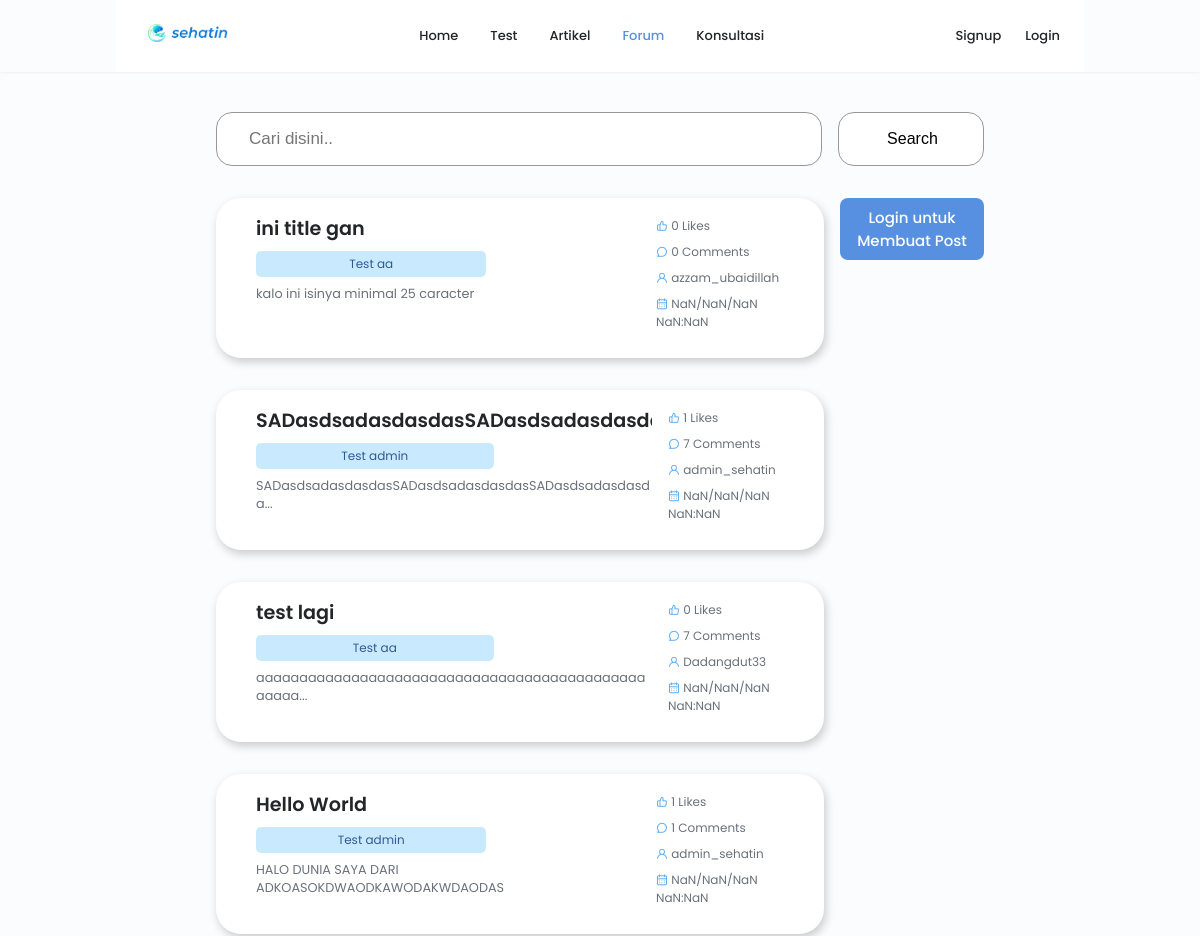
The app's page /forum (upper part), older data.
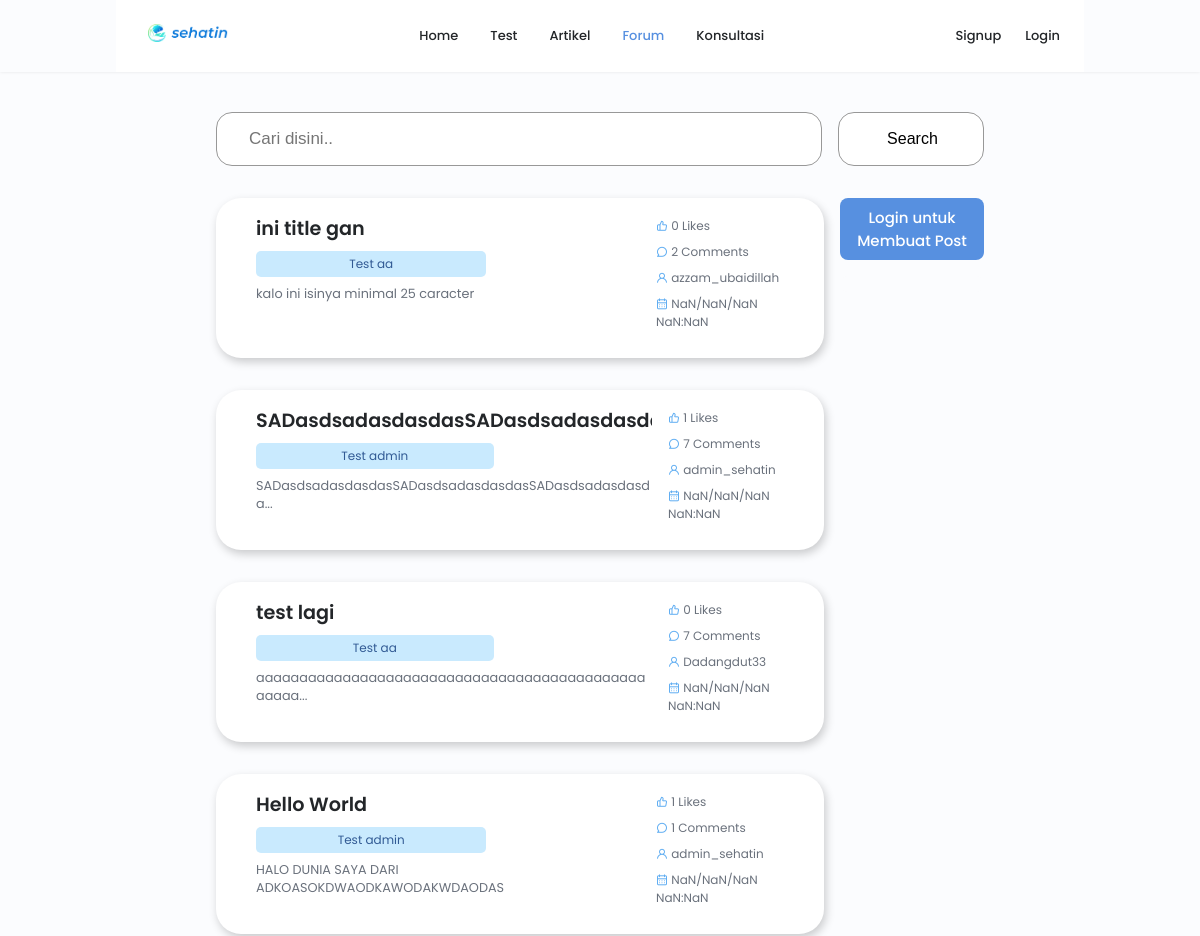
The same page, newer data.
### sehat_in_webproject/models.py (models this page shows)
class Forum(models.Model): # Post
    id = models.AutoField(primary_key=True)
    title = models.CharField(max_length=200)
    content = models.TextField()
    tag = models.ForeignKey(Tag, on_delete=models.CASCADE, null=True, blank=True)
    user = models.ForeignKey(User, on_delete=models.SET_NULL, null=True)
    likes = models.IntegerField(default=0)
    comments = models.IntegerField(default=0)
    created_at = models.DateTimeField(auto_now_add=True)
    updated_at = models.DateTimeField(auto_now=True)

class Tag(models.Model): # Tag of a post, will be generated by admin only
    name = models.CharField(max_length=50)
    type = models.CharField(max_length=50)
    adminOnly = models.BooleanField(default=False)

### sehat_in_webproject/views.py (the view)
# urls.py: path('forum', views.forum, name='forum'),
def forum(request):
    tags = Tag.objects.filter(type="Forum")
    if request.user.is_authenticated:
        notifications = Notification.objects.filter(user=request.user).order_by('-created_at')
    else:
        notifications = None
    searching = False
    q = None
    if request.GET.get('q'):
        query = request.GET.get('q')
        paginator = Paginator(Forum.objects.filter(title__icontains=query).order_by('-created_at'), 25)
        page = request.GET.get('page')
        posts = paginator.get_page(page)
        searching = True
        q = query
        if paginator.count == 0:
            messages.info(request, 'No result found')
            return redirect('/forum')
    else:
        paginator = Paginator(Forum.objects.all().order_by('-created_at'), 25)
        page = request.GET.get('page')
        posts = paginator.get_page(page)
    return render(request, 'forum/index.html', {'posts': posts, 'tags': tags, 'searching': searching, 'notifications': notifications, 'q': q})

### templates/forum/index.html (shortened to what this page needs)
<!DOCTYPE html>
<html lang="en">
{% load static %}
{% load space_to_dash %}
<head>
    <link rel="stylesheet" href="{% static 'css/swiper-bundle.min.css' %}">
    <link rel="stylesheet" href="https://unicons.iconscout.com/release/v4.0.0/css/line.css">
    <link rel="stylesheet" href="{% static 'css/styles.css' %}">
    <link rel="stylesheet" href="{% static 'css/header.css' %}">
    <link rel="stylesheet" href="{% static 'css/footer.css' %}">
    <link rel="stylesheet" href="{% static 'css/forum.css' %}">
</head>
<body>
    {% include 'templates/header.html' %}
    <form action="/forum" method="get">
        <section class="container search__container">
            <input type="text" name="q" placeholder="Cari disini.." value={% if q %}{{q}}{% endif %}>
            <button type="submit">Search</button>
        </section>
    </form>
    {% if searching %}
    <section class="container" style="margin-top: 10px;">
        <div>
            <a href="/forum">⟵ Kembali ke Forum</a>
        <div>
    </section>
    <main class="container flex" style="margin-top: 5px;">
    {% else %}
    <main class="container flex">
    {% endif %}
    {% if posts %}
        <div class="container__forum">
        {% for post in posts %}
            <div class="container__card">
                <div class="forum__about">
                    <a href="/forum/{{ post.id }}"><h1>{{ post.title }}</h1></a>
                    <a class="forum__category" href="/forum/tag/{{ post.tag.name|space_to_dash }}">{{ post.tag.name }}<a>
                    <p id="post-{{post.id}}">
                    </p>
                </div>
                <div class="forum__info">
                    <div>
                        <i class="uil uil-thumbs-up"></i>
                        {{ post.likes }} Likes
                    </div>
                    <div>
                        <i class="uil uil-comment"></i>
                        {{ post.comments }} Comments
                    </div>
                    <div>
                        <i class="uil uil-user"></i>
                        {% if post.user == null %}deleted{% else %}{{ post.user }}{% endif %}
                    </div>
                    <div>
                        <i class="uil uil-calendar-alt"></i>
                        <span id="date-{{ post.id }}">{{ post.created_at.isoformat }}</span>
                    </div>
                </div>
            </div>
            {% endfor %}
        {% endif %}
        </div>
        <div class="container__forum__button">
            {% if user.is_authenticated %}
            <a href="/forum/create" class="create button button--flex">
                Buat Post
            </a>
            <a href="/profile/{{ user.username}}/posts" class="your__post button button--flex">
                Post Anda
            </a>
            <a class="your__post button button--flex" style="background-color: #fbfcfe"></a>
            {% else %}
            <a href="/auth/login" class="create button button--flex" style="text-align:center;">
                Login untuk Membuat Post
            </a>
            <a class="your__post button button--flex" style="background-color: #fbfcfe"></a>
            {% endif %}
        </div>
    </main>
</body>
</html>

### templates/header.html (shortened to what this page needs)
    {% load static %}
    {% load remove_unused %}
    <header class="header" id="header">
        <nav class="nav container scroll-header">
            <a href="/" class="nav__logo">
                <img src="{% static 'img/logo sehatin.png' %}" alt="logo">
            </a>
            <div class="nav__menu" id="nav-menu">
                <ul class="nav__list grid">
                    <li class="nav__item">
                        <a href="/" id="home" class="nav__link">
                             Home
                        </a>
                    </li>
                    <li class="nav__item">
                        <a href="/tests" id="test" class="nav__link">
                             Test
                        </a>
                    </li>
                    <li class="nav__item">
                        <a href="/artikel" id="artikel" class="nav__link">
                             Artikel
                        </a>
                    </li>
                    <li class="nav__item">
                        <a href="/forum" id="forum" class="nav__link " >
                             Forum
                        </a>
                    </li>
                    <li class="nav__item">
                        <a href="/konsultasi" id="konsultasi" class="nav__link">
                             Konsultasi
                        </a>
                    </li>
                </ul>
            </div>
            <div class="nav__btns">
                {% if user.is_authenticated %}
                    <ul class="account">
                        <li>
                            <i style="padding-bottom: 5px;" class="uil uil-bell dropdown account__icon" onclick="">
                                {% if notifications %}
                                <div class="dropdown-content">
                                {% for notif in notifications %}
                                    {% if not notif.read %}
                                        <script>
                                            var notifIsNotRead_{{notif.id}} = true;
                                        </script>
                                        {% if notif.post_Forum %}
                                            <a style="cursor: pointer;" id="notif-{{notif.id}}" onclick="if (notifIsNotRead_{{notif.id}}) markRead('{{ notif.id }}', '{{ user.username }}' ,'{{ csrf_token }}'); window.location.href='/forum/{{ notif.post_Forum.id }}/{{ notif.post_Forum.title|remove_unused }}#comments-{{ notif.comment.id }}'">{{ notif.notification_Content }}</a>
                                            <script>
                                                $("#notif-{{notif.id}}").on('mousedown', function(e) {
                                                    if( e.which == 2 ) {
                                                        if (notifIsNotRead_{{notif.id}}) {}
                                                        markRead('{{ notif.id }}', '{{ user.username }}' ,'{{ csrf_token }}');
                                                        window.open('/forum/{{ notif.post_Forum.id }}/{{ notif.post_Forum.title|remove_unused }}#comments-{{ notif.comment.id }}', '_blank').focus();
                                                        notifIsNotRead_{{notif.id}} = false;
                                                    }
                                                 });
                                            </script>
                                        {% elif notif.post_Konsultasi %}
                                            <a style="cursor: pointer;" id="notif-{{notif.id}}" onclick="if (notifIsNotRead_{{notif.id}}) markRead('{{ notif.id }}', '{{ user.username }}' ,'{{ csrf_token }}'); window.location.href='/konsultasi/{{ notif.post_Konsultasi.id }}/{{ notif.post_Konsultasi.title|remove_unused }}#comments-{{ notif.comment.id }}'">{{ notif.notification_Content }}</a>
                                            <script>
                                                $("#notif-{{notif.id}}").on('mousedown', function(e) {
                                                    if( e.which == 2 ) {
                                                        if (notifIsNotRead_{{notif.id}})
                                                        markRead('{{ notif.id }}', '{{ user.username }}' ,'{{ csrf_token }}');
                                                        window.open('/konsultasi/{{ notif.post_Konsultasi.id }}/{{ notif.post_Konsultasi.title|remove_unused }}#comments-{{ notif.comment.id }}', '_blank').focus();
                                                        notifIsNotRead_{{notif.id}} = false;
                                                    }
                                                 });
                                            </script>
                                        {% elif notif.comment %}
                                            {% if notif.post_Forum %}
                                                <a style="cursor: pointer;" id="notif-{{notif.id}}" onclick="if (notifIsNotRead_{{notif.id}}) markRead('{{ notif.id }}', '{{ user.username }}' ,'{{ csrf_token }}'); window.location.href='/forum/{{ notif.post.id }}/{{ notif.post.title|remove_unused }}#comments-{{ notif.comment.id }}'">{{ notif.notification_Content }}</a>
                                                <script>
                                                    $("#notif-{{notif.id}}").on('mousedown', function(e) {
                                                        if( e.which == 2 ) {
                                                            if (notifIsNotRead_{{notif.id}})
                                                            markRead('{{ notif.id }}', '{{ user.username }}' ,'{{ csrf_token }}');
                                                            window.open('/forum/{{ notif.post.id }}/{{ notif.post.title|remove_unused }}#comments-{{ notif.comment.id }}', '_blank').focus();
                                                            notifIsNotRead_{{notif.id}} = false;
                                                        }
                                                     });
                                                </script>
                                            {% else %}
                                                <a style="cursor: pointer;" id="notif-{{notif.id}}" onclick="if (notifIsNotRead_{{notif.id}}) markRead('{{ notif.id }}', '{{ user.username }}' ,'{{ csrf_token }}'); window.location.href='/konsultasi/{{ notif.post.id }}/{{ notif.post.title|remove_unused }}#comments-{{ notif.comment.id }}'">{{ notif.notification_Content }}</a>
                                                <script>
                                                    $("#notif-{{notif.id}}").on('mousedown', function(e) {
                                                        if( e.which == 2 ) {
                                                            if (notifIsNotRead_{{notif.id}})
                                                            markRead('{{ notif.id }}', '{{ user.username }}' ,'{{ csrf_token }}');
                                                            window.open('/konsultasi/{{ notif.post.id }}/{{ notif.post.title|remove_unused }}#comments-{{ notif.comment.id }}', '_blank').focus();
                                                            notifIsNotRead_{{notif.id}} = false;
                                                        }
                                                     });
                                                </script>
                                            {% endif %}
                                        {% else %}
                                            <a href="/profile/{{ user.username }}/notification">{{ notif.notification_Content }}</a>
                                        {% endif %}
                                    {% endif %}
                                {% endfor %}
                                </div>
                            {% endif %}
                            </i>
                        </li>
                        <li>
                            <i class="uil uil-angle-down dropdown account__icon">
                                <div class="dropdown-content" id="profile-dropdown">
                                    <a href="/profile/{{user.username}}"><i class="uil uil-user-square"></i> Profile</a>
                                    <a href="/profile/{{ user.username }}/posts"><i class="uil uil-users-alt"></i> My Forum Post</a>
                                    <a href="/profile/{{ user.username }}/konsultasi"><i class="uil uil-comment-alt-message"></i> My Question</a>
                                    <a href="/profile/{{user.username}}/history"><i class="uil uil-history"></i> History</a>
                                    <a href="/logout"><i class="uil uil-sign-out-alt"></i> Logout</a>
                                </div>
                            </i>
                        </li>
                        <li>
                            <div class="avatar">
                                <i class="uil uil-user account__icon"></i>
                            </div>
                        </li>
                    </ul>
                {% else %}
                <ul class="login-signup">
                    <li class="sign__hide">
                        <a href="/auth/register" class="nav__link">
                            Signup
                        </a>
                    </li>
                    <li>
                        <a href="/auth/login" class="nav__link">
                            Login
                        </a>
                    </li>
                </ul>
                {% endif %}
            </div>
        </nav>
    </header>

Row changes from the older to the newer data that the page shows:
changed Forum "ini title gan": comments "0" → "2"
